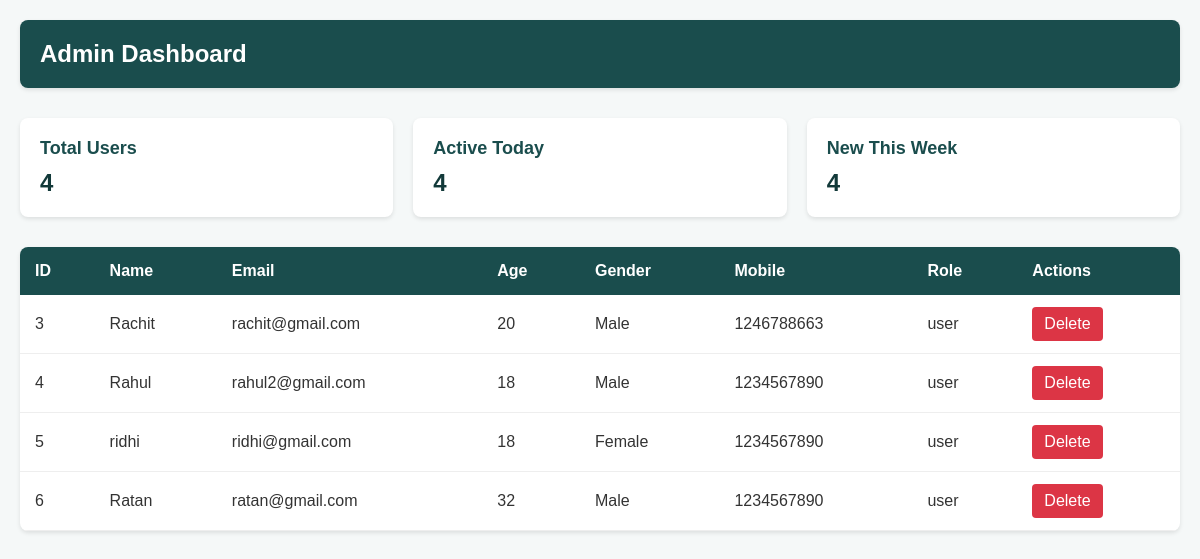
Page /admin (signed in) on the earlier database version.
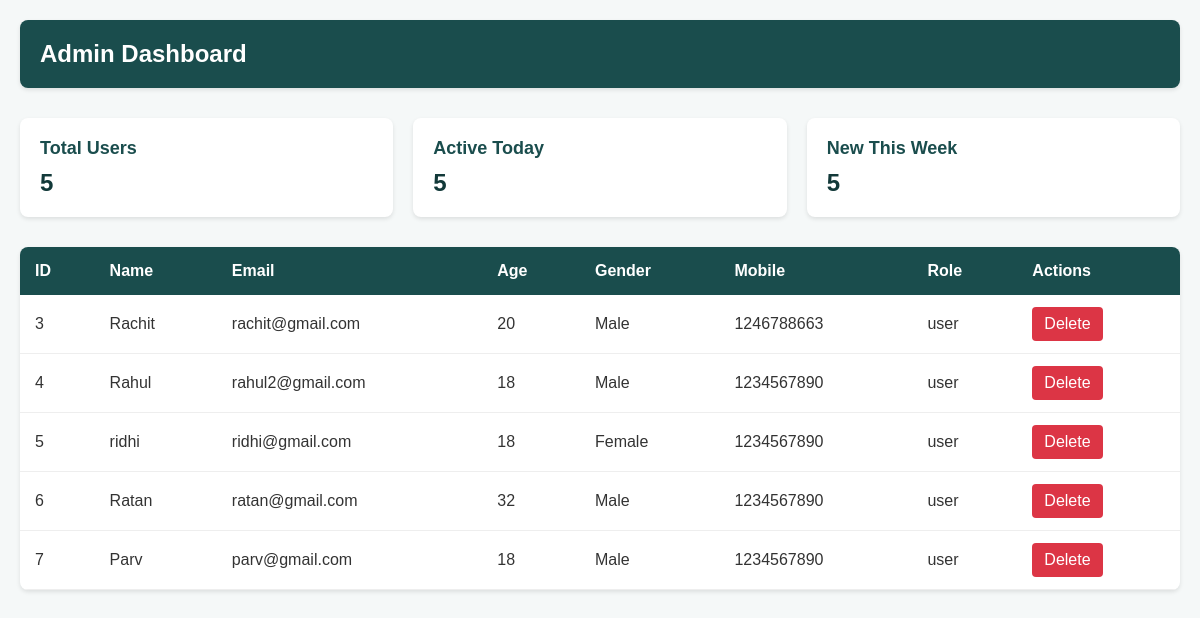
Same page on the later database version.
### app.py (models this page shows, shortened)
class User(db.Model, UserMixin):
    _tablename_ = "user"
    id = db.Column(db.Integer, primary_key=True)
    name = db.Column(db.String(150), nullable=False)
    email = db.Column(db.String(150), unique=True, nullable=False)
    age = db.Column(db.Integer, nullable=True)
    gender = db.Column(db.String(150), nullable=True)
    password_hash = db.Column(db.String(256), nullable=False)
    mobile = db.Column(db.String(15), nullable=False)
    role = db.Column(db.String(50), nullable=False, default='user')

### app.py (the view)
@app.route('/admin')
@login_required
@admin_required
def admin():
    users = User.query.filter(User.role != 'admin').all()
    return render_template("data.html", users=users)

### app.py (called while the page is built)
def admin_required(func):
    @wraps(func)
    def wrapper(*args, **kwargs):
        if not current_user.is_authenticated or current_user.role != 'admin':
            flash("Access denied! Admin privileges required.", "danger")
            return redirect(url_for('home'))  # This is currently redirecting to 'home'
        return func(*args, **kwargs)
    return wrapper

@login_manager.user_loader
def load_user(user_id):
    return User.query.get(int(user_id))

### templates/data.html (shortened to what this page needs)
<!DOCTYPE html>
<html lang="en">
<head>
</head>
<body>
    <div class="admin-container">
        <div class="admin-header">
            <h2>Admin Dashboard</h2>
        </div>
        <div class="admin-stats">
            <div class="stat-card">
                <h3>Total Users</h3>
                <p>{{ users|length }}</p>
            </div>
            <div class="stat-card">
                <h3>Active Today</h3>
                <p>{{ users|length }}</p>
            </div>
            <div class="stat-card">
                <h3>New This Week</h3>
                <p>{{ users|length }}</p>
            </div>
        </div>
        {% if users %}
        <div class="data-table">
            <table>
                <thead>
                    <tr>
                        <th>ID</th>
                        <th>Name</th>
                        <th>Email</th>
                        <th>Age</th>
                        <th>Gender</th>
                        <th>Mobile</th>
                        <th>Role</th>
                        <th>Actions</th>
                    </tr>
                </thead>
                <tbody>
                    {% for user in users %}
                    <tr>
                        <td>{{ user.id }}</td>
                        <td>{{ user.name }}</td>
                        <td>{{ user.email }}</td>
                        <td>{{ user.age }}</td>
                        <td>{{ user.gender }}</td>
                        <td>{{ user.mobile }}</td>
                        <td>{{ user.role }}</td>
                        <td>
                            <div class="action-buttons">
                                <a href="{{ url_for('delete', id=user.id) }}" class="btn btn-danger"
                                    onclick="return confirm('Are you sure you want to delete this user?')">Delete</a>
                            </div>
                        </td>
                    </tr>
                    {% endfor %}
                </tbody>
            </table>
        </div>
        {% else %}
        <div class="empty-state">
            <p>No registered users found.</p>
        </div>
        {% endif %}
    </div>
</body>
</html>

Differences in the rows shown:
added User: id "7", name "Parv", email "parv@gmail.com", age "18", gender "Male", mobile "1234567890", role "user"
Other differences:
{{ users|length }}: "4" → "5"
